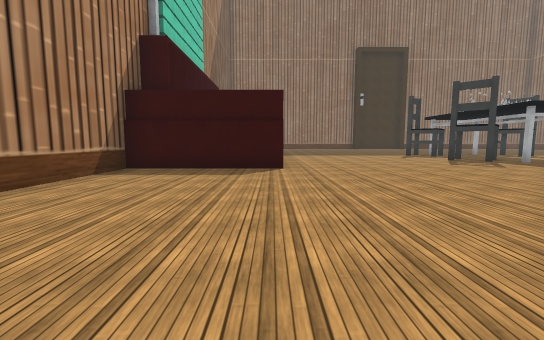
view 1 (above)

18 first-person views from a walk through a Unity game level. The camera is 1.3 m above the floor, tilts 6° down and sees 90° across. The floor is counted in squares, 2 m on a side. Each view is taken from the middle of a square. On the plan, view 1 faces up. The plan holds only what a view shows up to about 9 squares ahead; the rest is blank. Some surface patterns are stand-ins.

view 2
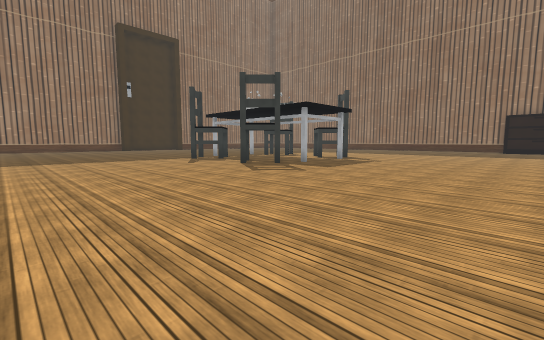

view 3
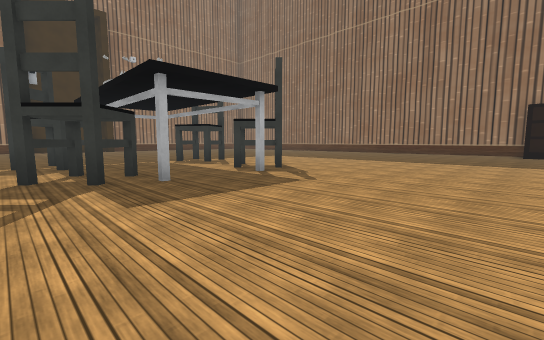

view 4
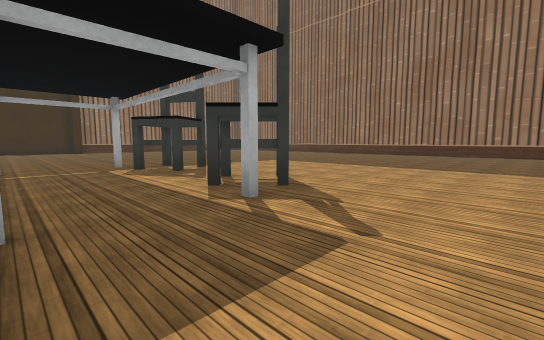

view 5
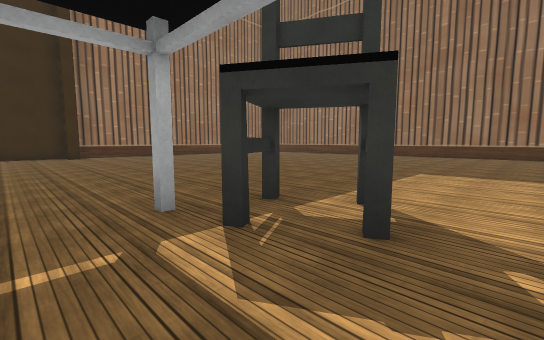

view 6
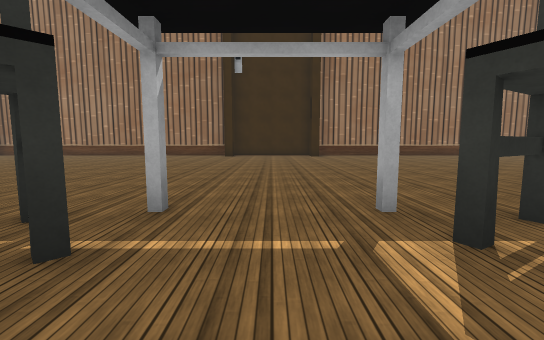

view 7
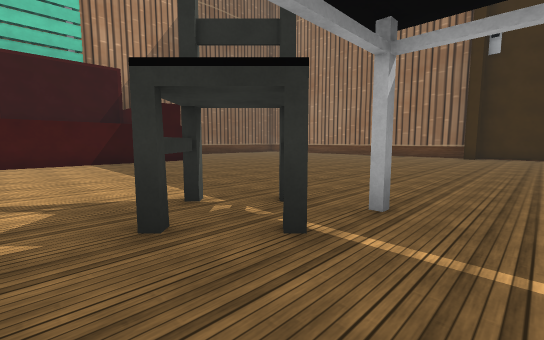

view 8
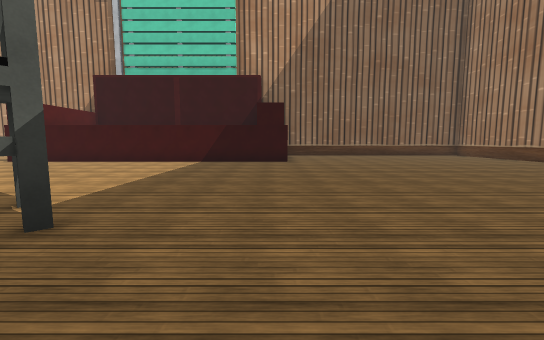

view 9
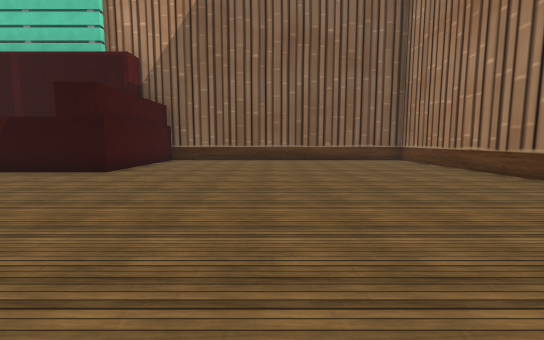

view 10
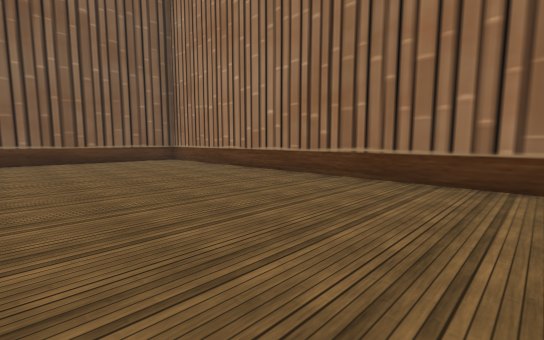

view 11
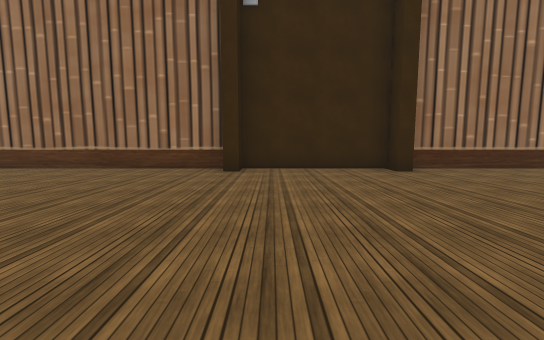

view 12
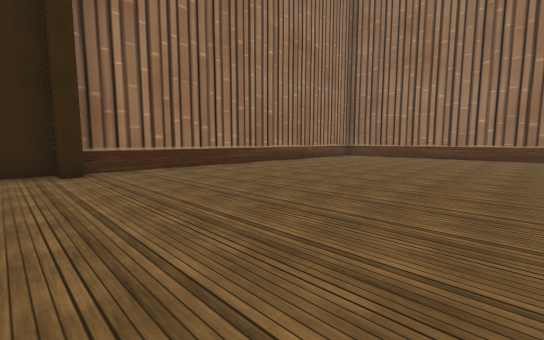

view 13
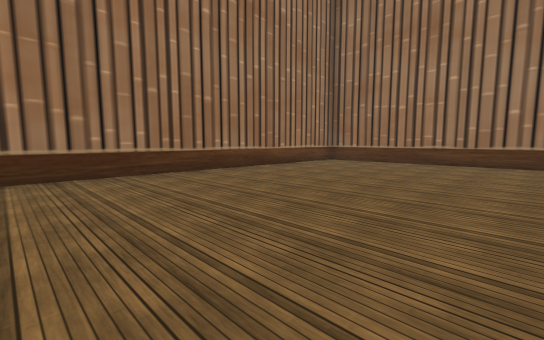

view 14
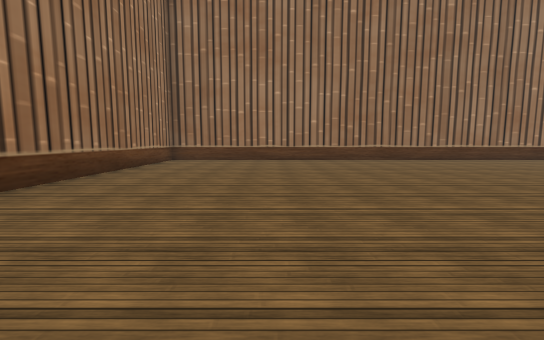

view 15
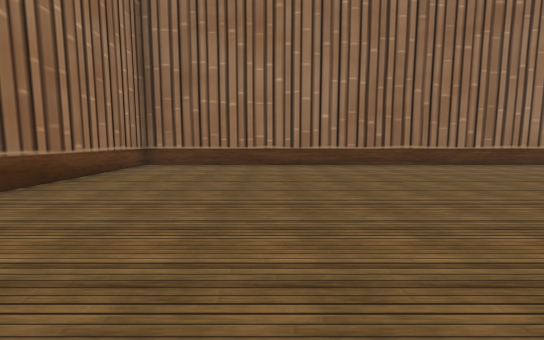

view 16
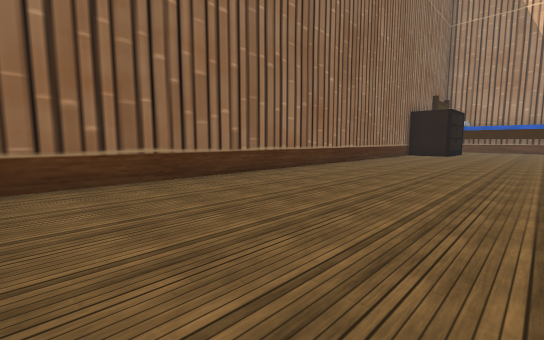

view 17
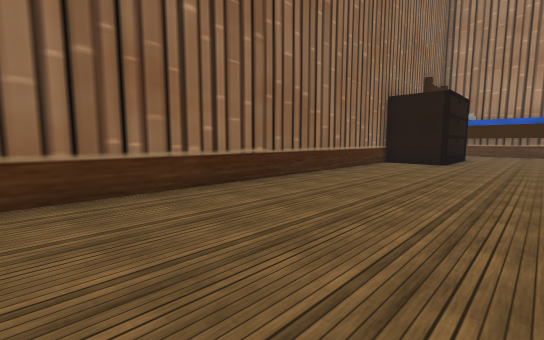

view 18
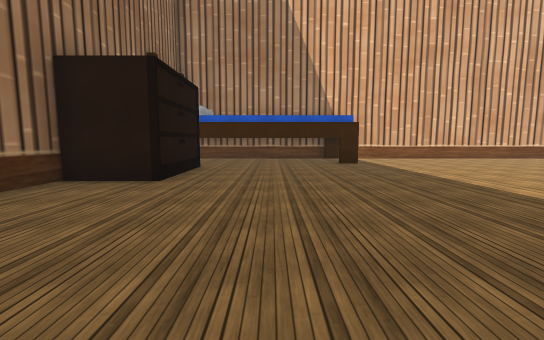

### Floor plan
Points are (right, up) in squares from view 1. A wall is a line through its corners. A room is listed if a view was taken in it or the views show most of it. See-through windows are left out.
Room 1 (views 1, 2, 3, 4, 5, 6, 7, 8, 9, 10, 11, 12, 13, 14, 15, 16, 17, 18)
walls: (15.5, 1.1) (20.1, 1.1); (11.1, 22.9) (10.7, 22.9) (10.7, 23.5) (7.3, 23.5) (7.3, 22.9) (6.9, 22.9); (6.9, 23.5) (-3.1, 23.5); (-3.1, 15.5) (0.3, 15.5) (0.3, 6.5) (-3.5, 6.5) (-3.5, 3.4); (21.5, 4.4) (21.5, 23.5) (11.1, 23.5); (-3.5, 22.4) (-3.5, 19)
objects: chair (7, 9) to (7, 10); chair (7, 12) to (7, 13); chair (10, 12) to (11, 13); chair (11, 9) to (11, 10); other object (20, 2) to (21, 4)

Positions as (right, up) in squares from view 1, and headings:
1: (0, 0), facing up
2: (1, 3), facing up-right
3: (6, 4), facing up-right
4: (8, 6), facing up-right
5: (9, 11), facing up-right
6: (9, 11), facing up
7: (9, 11), facing up-left
8: (9, 15), facing left
9: (6, 19), facing left
10: (6, 19), facing up-left
11: (8, 17), facing up
12: (10, 17), facing up-right
13: (13, 18), facing up-right
14: (12, 20), facing right
15: (14, 20), facing right
16: (17, 18), facing down-right
17: (18, 13), facing down-right
18: (18, 9), facing down
